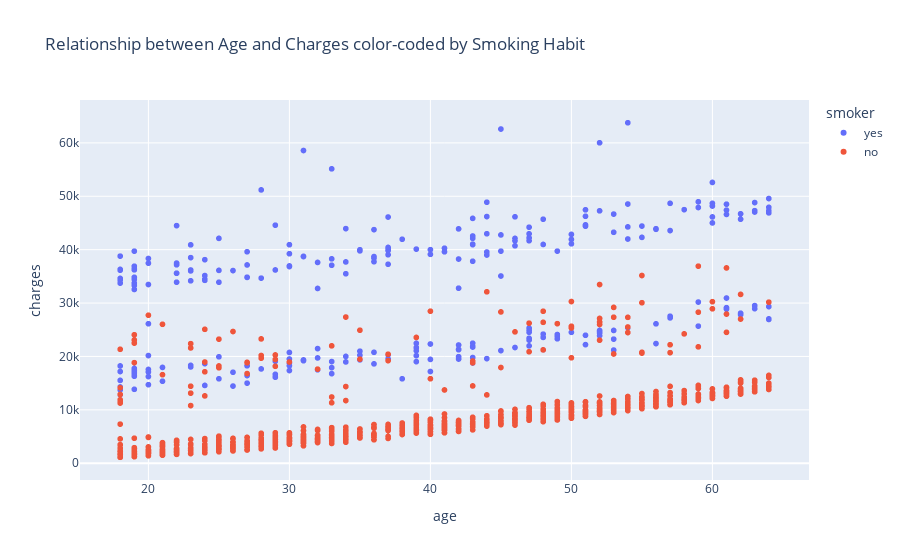

Notebook cell for this chart:
### Code cell
import plotly.express as px

# No matter the bmi, the people who smoke pay more in general. The red dots representing the people who don't smoke are mostly below across all levels of bmi.

fig = px.scatter(med, x='age', y='charges', color='smoker',
                 title='Relationship between Age and Charges color-coded by Smoking Habit')
fig.show()

### Figure 1 — Plotly figure (JSON) as saved in the notebook; plotly's stock layout.template omitted (floating-point values rounded to 4 significant figures; data arrays with more than 128 entries replaced by an {"elided": "..."} marker saying what was removed)
{"data": [{"hovertemplate": "smoker=yes<br>age=%{x}<br>charges=%{y}<extra></extra>", "legendgroup": "yes", "marker": {"color": "#636efa", "symbol": "circle"}, "mode": "markers", "name": "yes", "showlegend": true, "type": "scattergl", "x": {"elided": "274 int values"}, "xaxis": "x", "y": {"elided": "274 float values"}, "yaxis": "y"}, {"hovertemplate": "smoker=no<br>age=%{x}<br>charges=%{y}<extra></extra>", "legendgroup": "no", "marker": {"color": "#EF553B", "symbol": "circle"}, "mode": "markers", "name": "no", "showlegend": true, "type": "scattergl", "x": {"elided": "1063 int values"}, "xaxis": "x", "y": {"elided": "1063 float values"}, "yaxis": "y"}], "layout": {"legend": {"title": {"text": "smoker"}, "tracegroupgap": 0}, "title": {"text": "Relationship between Age and Charges color-coded by Smoking Habit"}, "xaxis": {"anchor": "y", "domain": [0, 1], "title": {"text": "age"}}, "yaxis": {"anchor": "x", "domain": [0, 1], "title": {"text": "charges"}}}}
